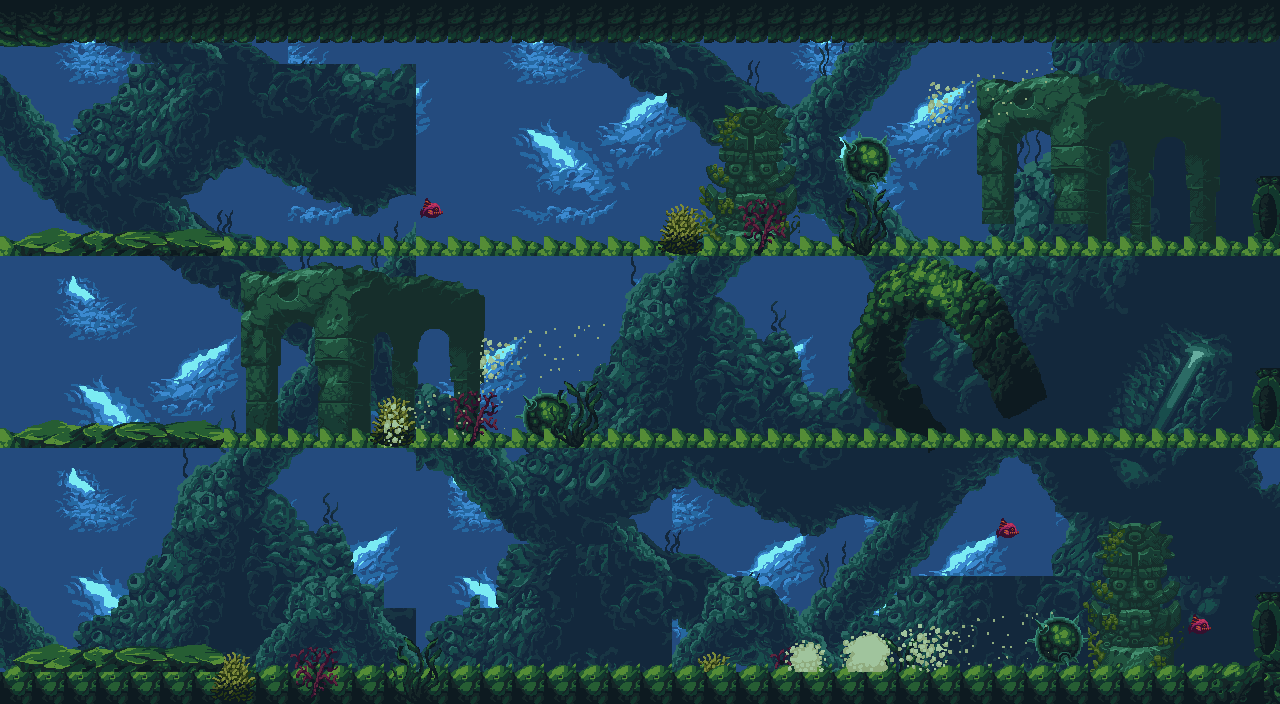

A 2D game scene composited from a Tiled map and its tileset images. What follows is a short description and the map's XML, with each tile layer's data collapsed to a summary:
An orthogonal 40x22 tile map with 32x32 px tiles, 9 tile layers (Слой тайлов 3, Слой тайлов 1, Слой тайлов 2, Слой тайлов 5, ...), 10 tilesets.

<map version="1.10" tiledversion="1.12.1" orientation="orthogonal" renderorder="right-down" width="40" height="22" tilewidth="32" tileheight="32" infinite="0" nextlayerid="11" nextobjectid="1">
 <tileset firstgid="1" source="midground.tsx" />
 <tileset firstgid="481" source="background.tsx" />
 <tileset firstgid="553" name="props" tilewidth="32" tileheight="32" tilecount="480" columns="32">
  <image source="underwater-diving-files/PNG/environment/props.png" width="1024" height="496" />
 </tileset>
 <tileset firstgid="1033" name="props" tilewidth="32" tileheight="32" tilecount="480" columns="32">
  <image source="underwater-diving-files/PNG/environment/props.png" width="1024" height="496" />
 </tileset>
 <tileset firstgid="1513" source="tiles.tsx" />
 <tileset firstgid="1813" name="props" tilewidth="32" tileheight="32" tilecount="480" columns="32">
  <image source="underwater-diving-files/PNG/environment/props.png" width="1024" height="496" />
 </tileset>
 <tileset firstgid="2293" name="mine-big" tilewidth="32" tileheight="32" tilecount="4" columns="2">
  <image source="underwater-diving-files/PNG/enemies/mine-big.png" width="69" height="69" />
 </tileset>
 <tileset firstgid="2297" name="fish" tilewidth="32" tileheight="32" tilecount="4" columns="4">
  <image source="underwater-diving-files/PNG/enemies/fish.png" width="128" height="32" />
 </tileset>
 <tileset firstgid="2301" name="explosion" tilewidth="32" tileheight="32" tilecount="40" columns="20">
  <image source="underwater-diving-files/PNG/FX/explosion.png" width="660" height="82" />
 </tileset>
 <tileset firstgid="2341" name="hero_slots_tileset (1)" tilewidth="32" tileheight="32" tilecount="6" columns="3">
  <image source="hero_slots_tileset (1).png" width="100" height="67" />
 </tileset>
 <layer id="3" name="Слой тайлов 3" width="40" height="22">
  <data>[880 cells, 861 non-empty, 73 distinct tile ids]</data>
 </layer>
 <layer id="1" name="Слой тайлов 1" width="40" height="22">
  <data>[880 cells, 861 non-empty, 432 distinct tile ids]</data>
 </layer>
 <layer id="2" name="Слой тайлов 2" width="40" height="22">
  <data>[880 cells, 131 non-empty, 83 distinct tile ids]</data>
 </layer>
 <layer id="5" name="Слой тайлов 5" width="40" height="22">
  <data>[880 cells, 305 non-empty, 204 distinct tile ids]</data>
 </layer>
 <layer id="4" name="Слой тайлов 4" width="40" height="22">
  <data>[880 cells, 240 non-empty, 13 distinct tile ids]</data>
 </layer>
 <layer id="6" name="Слой тайлов 6" width="40" height="22">
  <data>[880 cells, 90 non-empty, 30 distinct tile ids]</data>
 </layer>
 <layer id="7" name="Слой тайлов 7" width="40" height="22">
  <data>[880 cells, 21 non-empty, 6 distinct tile ids]</data>
 </layer>
 <layer id="8" name="Слой тайлов 8" width="40" height="22">
  <data>[880 cells, 45 non-empty, 19 distinct tile ids]</data>
 </layer>
 <layer id="9" name="Слой тайлов 9" width="40" height="22">
  <data>[880 cells, 0 non-empty, 0 distinct tile ids]</data>
 </layer>
</map>
